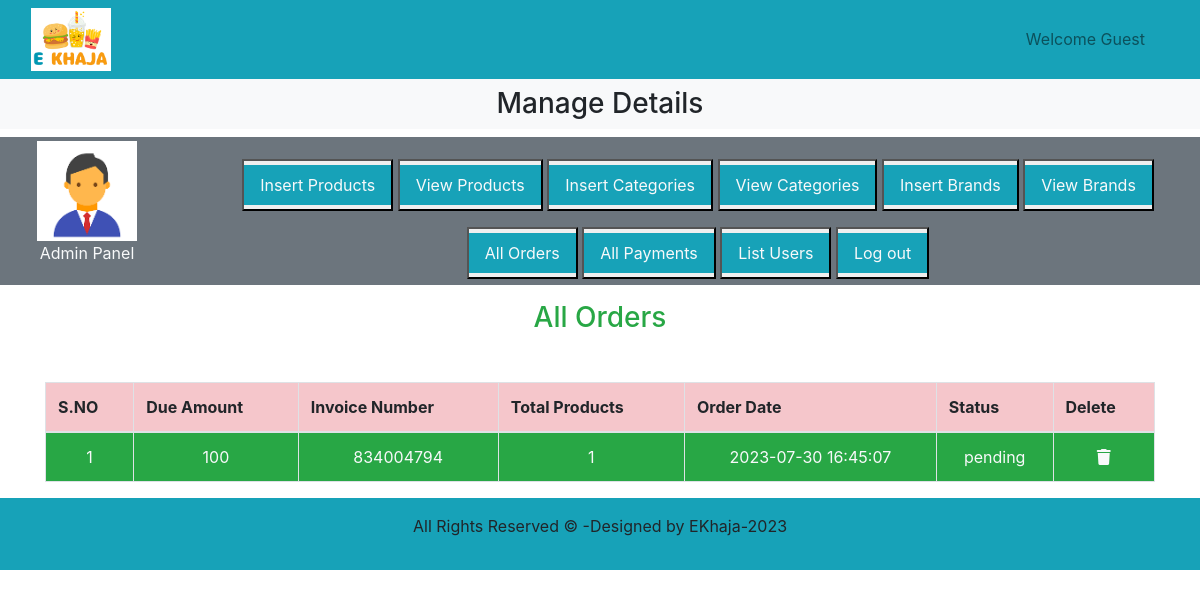
The page /admin_area/index.php?list_orders on the database its author committed.
### tables this page shows
CREATE TABLE `user_orders` (
  `order_id` int(11) NOT NULL,
  `user_id` int(11) NOT NULL,
  `amount_due` int(255) NOT NULL,
  `invoice_number` int(255) NOT NULL,
  `total_products` int(255) NOT NULL,
  `order_date` timestamp NOT NULL DEFAULT current_timestamp() ON UPDATE current_timestamp(),
  `order_status` varchar(255) NOT NULL
);

### admin_area/list_orders.php (the view, shortened to what this page needs)
<h3 class="text-center text-success">All Orders</h3>
<table class="table table-bordered mt-5">
    <thead class="bg-secondary">
        <?php
        $get_orders = "select * from `user_orders`";
        $result = mysqli_query($con, $get_orders);
        $row_count = mysqli_num_rows($result);
        if ($row_count == 0) {
            echo "<h2 class='text-danger text-center mt-5'>No orders yet</h2>";
        } else {
            echo " <tr>
        <th class='table-danger'>S.NO</th>
        <th class='table-danger'>Due Amount</th>
        <th class='table-danger'>Invoice Number</th>
        <th class='table-danger'>Total Products</th>
        <th class='table-danger'>Order Date</th>
        <th class='table-danger'>Status</th>
        <th class='table-danger'>Delete</th>
    </tr>
</thead>
<tbody class='bg-success text-light text-center'>";
            $number = 0;
            while ($row_data = mysqli_fetch_assoc($result)) {
                $order_id = $row_data['order_id'];
                $amount_due = $row_data['amount_due'];
                $invoice_number = $row_data['invoice_number'];
                $total_products = $row_data['total_products'];
                $order_date = $row_data['order_date'];
                $order_status = $row_data['order_status'];
                $number++;
                echo "<tr>
                <td>$number</td>
                <td>$amount_due</td>
                <td>$invoice_number</td>
                <td>$total_products</td>
                <td>$order_date</td>
                <td>$order_status</td>
                <td class='text-light text-center'><a href='index.php?delete_orders= $order_id ' class='text-light'>
                        <i class='fa-solid fa-trash'></i></a>
                </td>
            </tr>";
            }
        }
        ?>
        </tbody>
</table>

### style.css (style rules this page uses)
* { padding: 0; margin: 0; box-sizing: border-box; }

### rows shown on the page
user_orders: amount_due "100", invoice_number "834004794", total_products "1", order_date "2023-07-30 16:45:07", order_status "pending"
